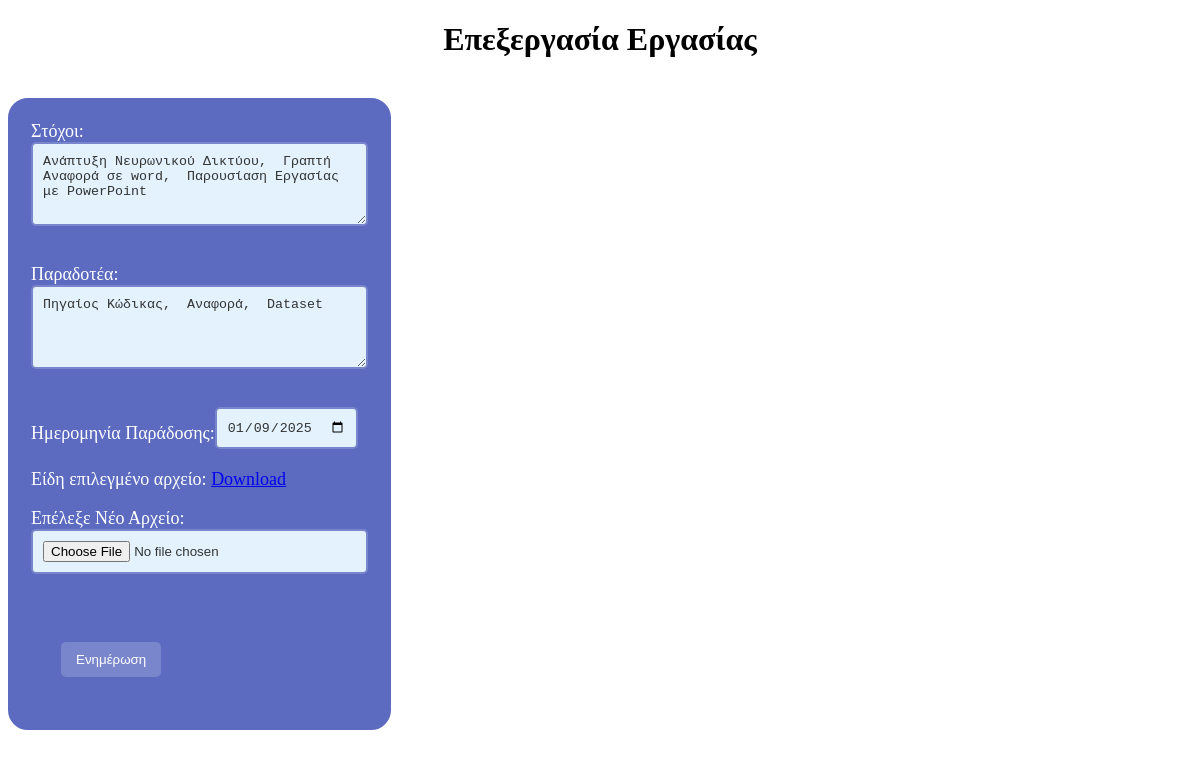
/edit_homework.php?id=15 (signed in), run on the app's committed database.
### tables this page shows
CREATE TABLE `homework` (
  `id` int(11) NOT NULL,
  `goals` varchar(300) NOT NULL,
  `location` varchar(200) NOT NULL,
  `deliverable` varchar(300) NOT NULL,
  `deadline` date NOT NULL
);

### edit_homework.php (the view, shortened to what this page needs)
<?php
include('connection.php');
if (isset($_GET['id'])) {
    $homeworkId = $_GET['id'];
    $sqlSelect = "SELECT * FROM homework WHERE id = '$homeworkId'";
    $result = $conn->query($sqlSelect);
    if ($result->num_rows > 0) {
        $row = $result->fetch_assoc();
        $goals = $row['goals'];
        $deliverable = $row['deliverable'];
        $deadline = $row['deadline'];
        $location = $row['location'];
    } else {
        echo "Δεν βρέθηκε εργασία.";
        exit();
    }
}
?>
<!DOCTYPE html>
<html lang="el">
<head>
</head>
<body>
<div class="title">
    <h1>Επεξεργασία Εργασίας</h1>
</div>
<div class="container">
    <div class="main-content">
        <form action="" method="post" enctype="multipart/form-data">
            <label for="goals">Στόχοι:</label>
            <textarea id="goals" name="goals" rows="4" required><?php echo $goals; ?></textarea>
            <br>
            <label for="deliverables">Παραδοτέα:</label>
            <textarea id="deliverables" name="deliverables" rows="4" required><?php echo $deliverable; ?></textarea>
            <br>
            <div class="deadline-container">
                <label style="width: fit-content;" for="deadline">Ημερομηνία Παράδοσης:</label>
                <input style="width: fit-content" type="date" id="deadline" name="deadline" value="<?php echo $deadline; ?>" required>
            </div>
            <label style="width: fit-content;">Είδη επιλεγμένο αρχείο: <?php echo '<a href="' . $location . '">Download</a>';?></label>
            <br>
            <br>
            <label style="width: fit-content;">Επέλεξε Νέο Αρχείο:</label>
            <input type="file" name="file"><br>
            <button class="submit-btn" type="submit">Ενημέρωση</button>
        </form>
    </div>
</div>
</body>
</html>

### edit_homework.php (style rules this page uses)
form { height: fit-content; width: fit-content; border: 3px solid #5C6BC0; padding: 20px; background: #5C6BC0; border-radius: 20px; }
input, textarea { display: block; border: 2px solid #7986CB; width: 100%; padding: 10px; text-align: inherit; margin-bottom: 20px; border-radius: 5px; box-sizing: border-box; background-color: #E3F2FD; color: #333; }
label { color: #ffffff; font-size: 18px; margin-bottom: 10px; }
.submit-btn { position: relative; flex: 6; margin: 30px; padding: 10px 15px; background: #7986CB; color: white; border: none; border-radius: 5px; cursor: pointer; transition: background-color 0.3s ease; }
h1 { text-align: center; margin-bottom: 40px; color: #000; }
.deadline-container { display: flex; align-items: center; }
#deadline { flex: 1; margin-right: 10px; }

### data on the page
homework: goals "Ανάπτυξη Νευρωνικού Δικτύου, Γραπτή Αναφορά σε word, Παρουσίαση Εργασίας με PowerPoint", deliverables "Πηγαίος Κώδικας, Αναφορά, Dataset", deadline "01/09/2025"
